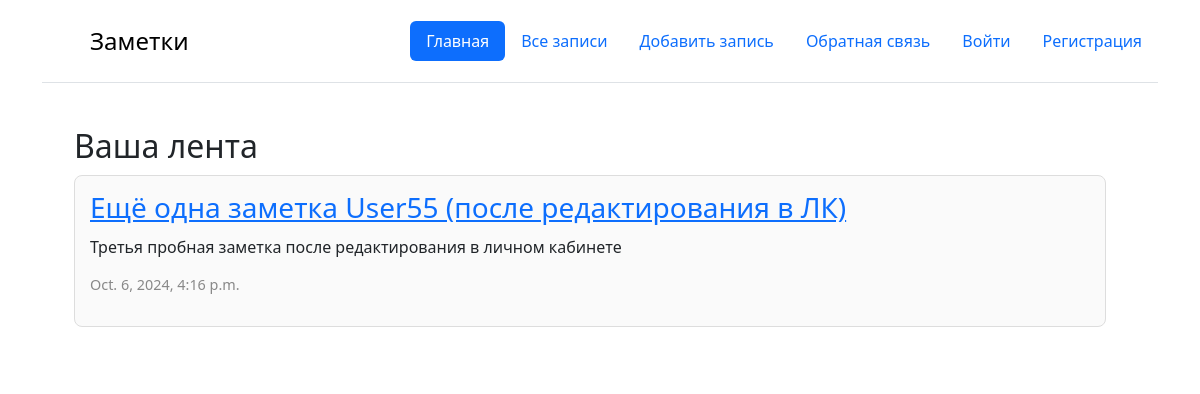
Before: / with the older database file.
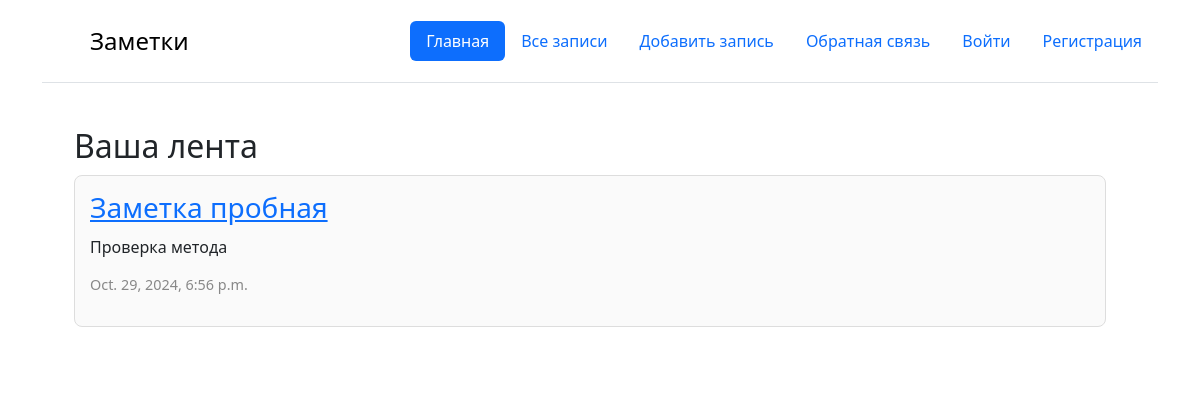
After: the same page with the newer database file.
### core/models.py (models this page shows, shortened)
class Note(models.Model):
    title = models.CharField(max_length=200)
    text = models.TextField()
    created_date = models.DateTimeField(auto_now_add=True)
    category = models.ForeignKey(NoteCategory,
                                 blank=True,
                                 null=True,
                                 on_delete=models.SET_NULL,
                                 related_name='category_notes'
                                 )
    profile = models.ForeignKey(Profile,
                                related_name='profile_notes',
                                on_delete=models.CASCADE)
    class Meta:
        verbose_name = 'Заметка'
        verbose_name_plural = 'Заметки'
        ordering = ["-created_date"]

### core/views.py (the view)
# urls.py: path('', main, name='main'),
def main(request):
    note = Note.objects.all()[0]
    return render(request, 'main.html', {"note": note})

### templates/main.html
{% extends 'base.html' %}
{% block content %}
<div class="container">
    <div class="main-content">
        <h2>Ваша лента</h2>
        <div class="post-card">
            <h3><a href="#">{{ note.title }}</a></h3>
            <p>{{ note.text }}</p>
            <p class="date">{{ note.created_date }}</p>
        </div>
    </div>
</div>
{% endblock %}

Changed rows visible on the page:
no longer on this page (row unchanged): Note: title "Ещё одна заметка User55 (после редактирования в ЛК)", text "Третья пробная заметка после редактирования в личном кабинете", created_date "Oct. 6, 2024, 4:16 p.m."
added Note: title "Заметка пробная", text "Проверка метода", created_date "Oct. 29, 2024, 6:56 p.m."
